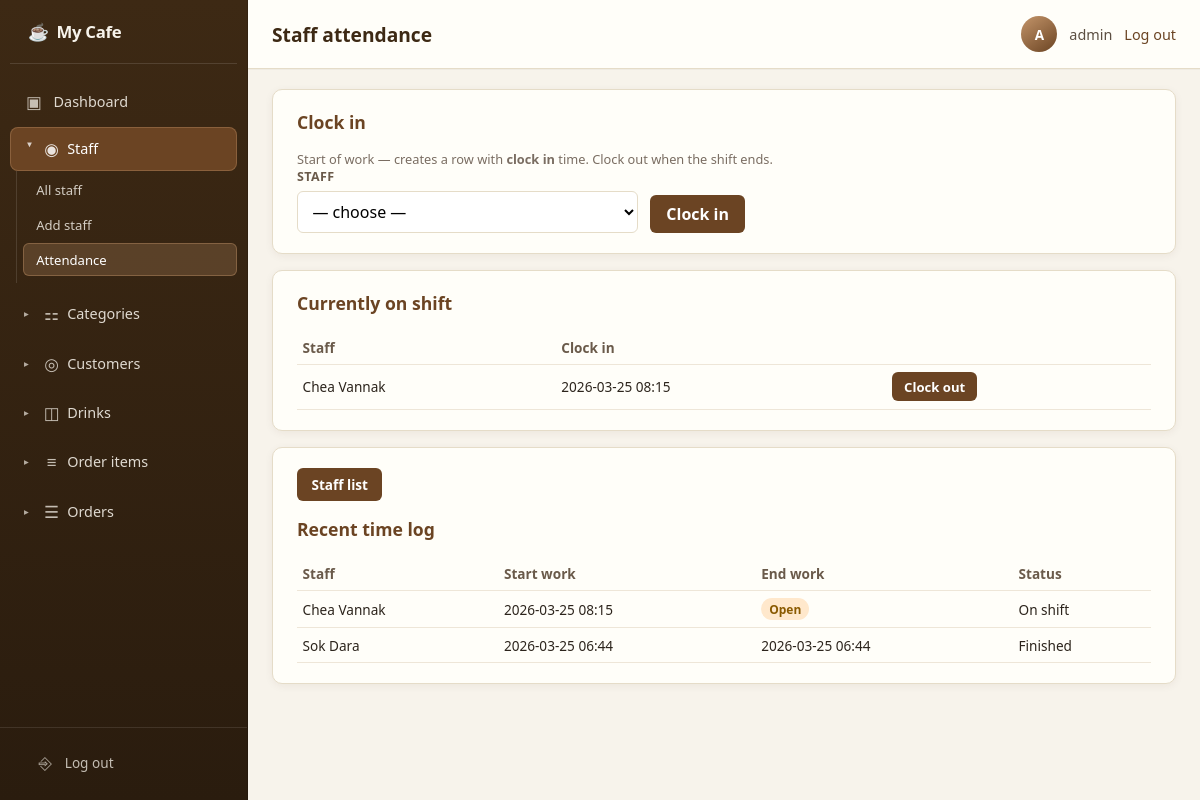
Screenshot of /staff/attendance/ (signed in) with the database file from the repository.
### polls/models.py (models this page shows, shortened)
class StaffTimeLog(models.Model):
    staff = models.ForeignKey(
        Staff,
        on_delete=models.CASCADE,
        related_name="time_logs",
    )
    clock_in = models.DateTimeField(
        help_text="When the staff member started work.",
    )
    clock_out = models.DateTimeField(
        null=True,
        blank=True,
        help_text="When the staff member finished work (empty = still on shift).",
    )
    created_at = models.DateTimeField(auto_now_add=True)
    class Meta:
        db_table = "cafe_staff_time_log"
        ordering = ["-clock_in"]
    @property
    def is_open(self):
        return self.clock_out is None

class Staff(models.Model):
    user = models.OneToOneField(
        settings.AUTH_USER_MODEL,
        null=True,
        blank=True,
        on_delete=models.SET_NULL,
        related_name="cafe_staff",
    )
    name = models.CharField(max_length=255)
    gender = models.CharField(
        max_length=10,
        choices=[
            ("male", "Male"),
            ("female", "Female"),
            ("other", "Other"),
        ],
        null=True,
        blank=True,
    )
    phone = models.CharField(max_length=32, blank=True)
    is_active = models.BooleanField(
        default=True,
        help_text="Inactive staff are hidden from clock-in and lists by default.",
    )
    created_at = models.DateTimeField(auto_now_add=True)
    class Meta:
        db_table = "cafe_staff"
        ordering = ["name"]

### polls/views/workforce.py (the view)
# urls.py: path("staff/attendance/", views.staff_attendance, name="staff_attendance"),
@staff_required
def staff_attendance(request):
    open_shifts = (
        StaffTimeLog.objects.filter(clock_out__isnull=True)
        .select_related("staff")
        .order_by("-clock_in")
    )
    recent_logs = StaffTimeLog.objects.select_related("staff").order_by("-clock_in")[
        :80
    ]
    staff_for_clock_in = Staff.objects.filter(is_active=True).order_by("name")
    return render(
        request,
        "polls/pages/staff_attendance.html",
        {
            "page_title": "Attendance",
            "main_title": "Staff attendance",
            "active_page": "staff_attendance",
            "open_shifts": open_shifts,
            "recent_logs": recent_logs,
            "staff_for_clock_in": staff_for_clock_in,
        },
    )

### polls/views/staff.py (called while the page is built)
def staff_required(view_func):
    def _allowed(user):
        if not user.is_active:
            return False
        if getattr(user, "is_superuser", False):
            return True
        return Staff.objects.filter(user=user, is_active=True).exists()
    return user_passes_test(
        _allowed,
        login_url="/login/",
    )(view_func)

### polls/templates/polls/pages/staff_attendance.html (shortened to what this page needs)
{% extends "polls/layouts/base_app.html" %}
{% block content %}
  <div class="page-card" style="margin-bottom: 1rem;">
    <h2 class="form-heading" style="margin-top: 0;">Clock in</h2>
    <p class="cafe-help">Start of work — creates a row with <strong>clock in</strong> time. Clock out when the shift ends.</p>
    <form method="post" action="{% url 'staff_clock_in' %}" class="cafe-form" style="max-width: 28rem; display: flex; flex-wrap: wrap; gap: 0.75rem; align-items: flex-end;">
      <div class="cafe-field" style="flex: 1; min-width: 12rem; margin-bottom: 0;">
        <label class="cafe-label" for="clock-in-staff">Staff</label>
        <select name="staff_id" id="clock-in-staff" class="cafe-input" required>
          <option value="">— choose —</option>
        </select>
      </div>
      <button type="submit" class="cafe-btn cafe-btn--primary">Clock in</button>
    </form>
  </div>
  {% if open_shifts %}
  <div class="page-card" style="margin-bottom: 1rem;">
    <h2 class="form-heading" style="margin-top: 0;">Currently on shift</h2>
    <table class="cafe-table">
      <thead>
        <tr>
          <th>Staff</th>
          <th>Clock in</th>
          <th></th>
        </tr>
      </thead>
      <tbody>
        {% for log in open_shifts %}
        <tr>
          <td>{{ log.staff.name }}</td>
          <td>{{ log.clock_in|date:"Y-m-d H:i" }}</td>
          <td>
            <form method="post" action="{% url 'staff_clock_out' %}" style="display: inline;">
              <button type="submit" class="cafe-btn cafe-btn--primary" style="padding: 0.35rem 0.75rem; font-size: 0.82rem;">Clock out</button>
            </form>
          </td>
        </tr>
        {% endfor %}
      </tbody>
    </table>
  </div>
  {% endif %}
  <div class="page-card">
    <div class="page-card__actions">
      <a href="{% url 'staff_list' %}">Staff list</a>
    </div>
    <h2 class="form-heading" style="margin-top: 0;">Recent time log</h2>
    <table class="cafe-table">
      <thead>
        <tr>
          <th>Staff</th>
          <th>Start work</th>
          <th>End work</th>
          <th>Status</th>
        </tr>
      </thead>
      <tbody>
        {% for log in recent_logs %}
        <tr>
          <td>{{ log.staff.name }}</td>
          <td>{{ log.clock_in|date:"Y-m-d H:i" }}</td>
          <td>{% if log.clock_out %}{{ log.clock_out|date:"Y-m-d H:i" }}{% else %}<span class="cafe-badge cafe-badge--pending">Open</span>{% endif %}</td>
          <td>{% if log.is_open %}On shift{% else %}Finished{% endif %}</td>
        </tr>
        {% empty %}
        <tr><td colspan="4" class="cafe-muted">No attendance records yet.</td></tr>
        {% endfor %}
      </tbody>
    </table>
  </div>
{% endblock %}

### polls/templates/polls/layouts/base_app.html (shortened to what this page needs)
{% load static %}
<!DOCTYPE html>
<html lang="en">
<head>
  <link rel="stylesheet" href="{% static 'polls/css/cafe_app.css' %}">
</head>
<body>
  <div class="layout">
    {% include "polls/partials/sidebar.html" %}
    <div class="layout-main">
      <header class="topbar">
        <h1 class="topbar__title">{{ main_title }}</h1>
        <div class="topbar__user">
          {% if request.user.is_authenticated %}
          <span class="topbar__avatar" title="{{ request.user.get_username }}">{{ request.user.get_username|slice:":1"|upper }}</span>
          <span>{{ request.user.get_username }}</span>
          <form class="topbar__logout-form" method="post" action="{% url 'logout' %}">
            <button type="submit" class="topbar__logout topbar__logout-btn">Log out</button>
          </form>
          {% endif %}
        </div>
      </header>
      <div class="main-inner">
        {% block content %}{% endblock %}
      </div>
    </div>
  </div>
</body>
</html>

### polls/static/polls/css/cafe_app.css (style rules this page uses)
:root { --cafe-cream: #f7f3eb; --cafe-brown: #3d2914; --cafe-brown-mid: #6b4423; --cafe-accent: #c4956a; --cafe-border: #e5dcc8; --sidebar-width: 15.5rem; }
* { box-sizing: border-box; }
body { margin: 0; min-height: 100vh; font-family: system-ui, -apple-system, "Segoe UI", Roboto, sans-serif; background: var(--cafe-cream); color: #2c241c; }
.layout { display: flex; min-height: 100vh; align-items: stretch; }
.layout-main { flex: 1; min-width: 0; display: flex; flex-direction: column; background: var(--cafe-cream); }
.topbar { display: flex; align-items: center; justify-content: space-between; flex-wrap: wrap; gap: 0.75rem; padding: 1rem 1.5rem; background: #fffef9; border-bottom: 1px solid var(--cafe-border); box-shadow: 0 1px 0 rgba(61, 41, 20, 0.04); }
.topbar__title { margin: 0; font-size: 1.2rem; font-weight: 600; color: var(--cafe-brown); }
.topbar__user { display: flex; align-items: center; gap: 0.75rem; font-size: 0.9rem; color: #5c4f42; }
.topbar__avatar { width: 2.25rem; height: 2.25rem; border-radius: 50%; background: linear-gradient(145deg, var(--cafe-accent), var(--cafe-brown-mid)); color: #fff; display: flex; align-items: center; justify-content: center; font-weight: 700; font-size: 0.85rem; }
.topbar__logout { color: var(--cafe-brown-mid); font-weight: 600; text-decoration: none; font-size: 0.85rem; }
.main-inner { flex: 1; padding: 1.25rem 1.5rem 2rem; max-width: 1400px; width: 100%; margin: 0 auto; }
@media (min-width: 769px) { html, body { height: 100dvh; overflow: hidden; } }
@media (min-width: 769px) { .layout { position: relative; display: block; min-height: 0; height: 100dvh; } }
@media (min-width: 769px) { .layout-main { min-height: 0; overflow: hidden; margin-left: var(--sidebar-width); height: 100dvh; } }
@media (min-width: 769px) { .main-inner { min-height: 0; overflow: auto; } }
.page-card { background: #fffef9; border: 1px solid var(--cafe-border); border-radius: 10px; padding: 1.25rem 1.5rem; box-shadow: 0 2px 8px rgba(61, 41, 20, 0.06); }
.page-card__actions { margin-bottom: 1rem; }
.page-card__actions a { display: inline-block; margin-right: 0.5rem; padding: 0.45rem 0.9rem; background: var(--cafe-brown-mid); color: #fff; text-decoration: none; border-radius: 6px; font-size: 0.85rem; font-weight: 600; }
.cafe-table { width: 100%; border-collapse: collapse; font-size: 0.85rem; }
.cafe-table th, .cafe-table td { text-align: left; padding: 0.45rem 0.35rem; border-bottom: 1px solid #eee6d8; }
.cafe-table th { color: #6a5a4a; font-weight: 600; }
.cafe-badge { display: inline-block; padding: 0.15rem 0.5rem; border-radius: 999px; font-size: 0.75rem; font-weight: 600; background: #e8e4dc; color: #4a4036; }
.cafe-badge--pending { background: #ffe8cc; color: #8a5a00; }
.form-heading { margin: 0 0 1rem; font-size: 1.1rem; color: var(--cafe-brown-mid); font-weight: 600; }
.cafe-form { max-width: 32rem; }
.cafe-field { margin-bottom: 1rem; }
.cafe-label { display: block; font-size: 0.78rem; font-weight: 600; text-transform: uppercase; letter-spacing: 0.03em; color: #6a5a4a; margin-bottom: 0.35rem; }
.cafe-input, .cafe-form select, .cafe-form textarea { width: 100%; max-width: 100%; padding: 0.5rem 0.65rem; border: 1px solid var(--cafe-border); border-radius: 6px; font: inherit; background: #fff; }
.cafe-help { margin: 0.25rem 0 0; font-size: 0.8rem; color: #7a6d62; }
.cafe-btn { display: inline-block; padding: 0.5rem 1rem; border-radius: 6px; font: inherit; font-weight: 600; cursor: pointer; text-decoration: none; border: none; }
.cafe-btn--primary { background: var(--cafe-brown-mid); color: #fff; }
.topbar__logout-form { display: inline; margin: 0; }
.topbar__logout-btn { background: none; border: none; padding: 0; font: inherit; cursor: pointer; }

### rows the page displays
StaffTimeLog: staff.name "Chea Vannak", clock_in "2026-03-25 08:15", shows "Open", shows "On shift"
StaffTimeLog: staff.name "Sok Dara", clock_in "2026-03-25 06:44", clock_out "2026-03-25 06:44", shows "Finished"

### other values shown
{{ main_title }} "Staff attendance"
{{ request.user.get_username|slice:":1"|upper }} "A"
{{ request.user.get_username }} "admin"
